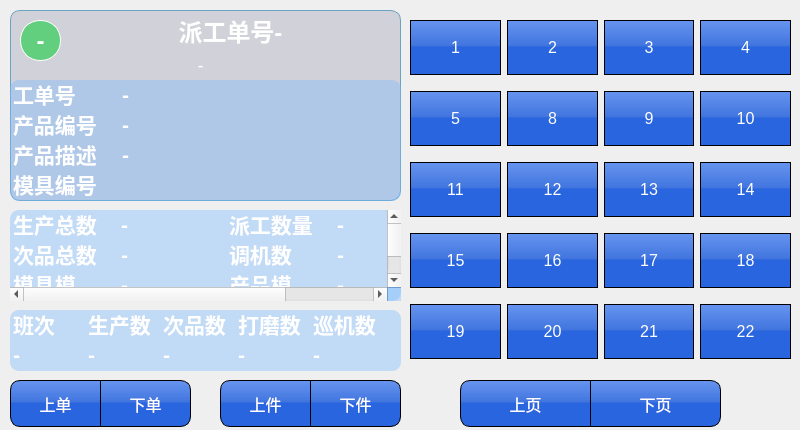
<?xml version="1.0" encoding="UTF-8"?>
<ui version="4.0">
 <class>MainProductOrderPage</class>
 <widget class="QWidget" name="MainProductOrderPage">
  <property name="geometry">
   <rect>
    <x>0</x>
    <y>0</y>
    <width>800</width>
    <height>430</height>
   </rect>
  </property>
  <property name="font">
   <font>
    <pointsize>12</pointsize>
   </font>
  </property>
  <property name="windowTitle">
   <string>Form</string>
  </property>
  <property name="styleSheet">
   <string notr="true">#MainProductOrderPage{	
	border-image: url(&quot;:rc/res/main_bk.png&quot;) 50 00 0 0 repeat;
}

QPushButton {
	border: 1px solid  rgb(0, 0, 0);
	background-color: qlineargradient(spread:pad, x1:1, y1:1, x2:1, y2:0, stop:0.505682 rgba(35, 97, 222, 247), stop:0.539773 rgba(61, 114, 223, 247), stop:1 rgba(93, 142, 239, 238));
	color: rgb(255, 255, 255);
	font: 16px;
}

QTableWidget {
border-radius: 0px;	
background-color: rgba(123, 187, 255, 100);
color: rgb(255, 255, 255);
font: bold 16pt ;
border-radius: 9px;
}
#labelOrderType {border: 1px solid  rgb(255, 255, 255);
border-radius: 20px;
color: rgb(255, 255, 255);
background-color: rgba(68, 206, 101, 200);
}
#labelOrderNo{
	color: rgb(255, 255, 255); font: bold 24px;
}
#labelOrderTitle{ color: rgb(255, 255, 255);font: 18px; }
QGroupBox
{
background-color: rgba(85, 85, 127, 50);
border-radius: 10px;
border: 1px solid rgb(106, 163, 193);
}</string>
  </property>
  <widget class="QWidget" name="widgetFun" native="true">
   <property name="geometry">
    <rect>
     <x>410</x>
     <y>0</y>
     <width>391</width>
     <height>371</height>
    </rect>
   </property>
   <property name="font">
    <font>
     <pointsize>12</pointsize>
    </font>
   </property>
   <property name="styleSheet">
    <string notr="true"/>
   </property>
   <widget class="QWidget" name="gridLayoutWidget">
    <property name="geometry">
     <rect>
      <x>0</x>
      <y>10</y>
      <width>381</width>
      <height>361</height>
     </rect>
    </property>
    <layout class="QGridLayout" name="gridLayout">
     <item row="2" column="6">
      <widget class="QPushButton" name="pushButton_13">
       <property name="minimumSize">
        <size>
         <width>55</width>
         <height>55</height>
        </size>
       </property>
       <property name="maximumSize">
        <size>
         <width>100</width>
         <height>16777215</height>
        </size>
       </property>
       <property name="font">
        <font>
         <pointsize>-1</pointsize>
         <weight>50</weight>
         <italic>false</italic>
         <bold>false</bold>
        </font>
       </property>
       <property name="focusPolicy">
        <enum>Qt::NoFocus</enum>
       </property>
       <property name="text">
        <string>13</string>
       </property>
       <property name="checkable">
        <bool>false</bool>
       </property>
      </widget>
     </item>
     <item row="4" column="7">
      <widget class="QPushButton" name="pushButton_22">
       <property name="minimumSize">
        <size>
         <width>55</width>
         <height>55</height>
        </size>
       </property>
       <property name="maximumSize">
        <size>
         <width>100</width>
         <height>16777215</height>
        </size>
       </property>
       <property name="font">
        <font>
         <pointsize>-1</pointsize>
         <weight>50</weight>
         <italic>false</italic>
         <bold>false</bold>
        </font>
       </property>
       <property name="focusPolicy">
        <enum>Qt::NoFocus</enum>
       </property>
       <property name="text">
        <string>22</string>
       </property>
       <property name="checkable">
        <bool>false</bool>
       </property>
       <property name="checked">
        <bool>false</bool>
       </property>
      </widget>
     </item>
     <item row="3" column="6">
      <widget class="QPushButton" name="pushButton_17">
       <property name="minimumSize">
        <size>
         <width>55</width>
         <height>55</height>
        </size>
       </property>
       <property name="maximumSize">
        <size>
         <width>100</width>
         <height>16777215</height>
        </size>
       </property>
       <property name="font">
        <font>
         <pointsize>-1</pointsize>
         <weight>50</weight>
         <italic>false</italic>
         <bold>false</bold>
        </font>
       </property>
       <property name="focusPolicy">
        <enum>Qt::NoFocus</enum>
       </property>
       <property name="text">
        <string>17</string>
       </property>
       <property name="checkable">
        <bool>false</bool>
       </property>
      </widget>
     </item>
     <item row="0" column="6">
      <widget class="QPushButton" name="pushButton_3">
       <property name="minimumSize">
        <size>
         <width>0</width>
         <height>55</height>
        </size>
       </property>
       <property name="font">
        <font>
         <pointsize>-1</pointsize>
         <weight>50</weight>
         <italic>false</italic>
         <bold>false</bold>
        </font>
       </property>
       <property name="focusPolicy">
        <enum>Qt::NoFocus</enum>
       </property>
       <property name="text">
        <string>3</string>
       </property>
       <property name="checkable">
        <bool>false</bool>
       </property>
      </widget>
     </item>
     <item row="4" column="5">
      <widget class="QPushButton" name="pushButton_20">
       <property name="minimumSize">
        <size>
         <width>55</width>
         <height>55</height>
        </size>
       </property>
       <property name="maximumSize">
        <size>
         <width>100</width>
         <height>16777215</height>
        </size>
       </property>
       <property name="font">
        <font>
         <pointsize>-1</pointsize>
         <weight>50</weight>
         <italic>false</italic>
         <bold>false</bold>
        </font>
       </property>
       <property name="focusPolicy">
        <enum>Qt::NoFocus</enum>
       </property>
       <property name="text">
        <string>20</string>
       </property>
       <property name="checkable">
        <bool>false</bool>
       </property>
      </widget>
     </item>
     <item row="4" column="6">
      <widget class="QPushButton" name="pushButton_21">
       <property name="minimumSize">
        <size>
         <width>55</width>
         <height>55</height>
        </size>
       </property>
       <property name="maximumSize">
        <size>
         <width>100</width>
         <height>16777215</height>
        </size>
       </property>
       <property name="font">
        <font>
         <pointsize>-1</pointsize>
         <weight>50</weight>
         <italic>false</italic>
         <bold>false</bold>
        </font>
       </property>
       <property name="focusPolicy">
        <enum>Qt::NoFocus</enum>
       </property>
       <property name="styleSheet">
        <string notr="true"/>
       </property>
       <property name="text">
        <string>21</string>
       </property>
       <property name="checkable">
        <bool>false</bool>
       </property>
      </widget>
     </item>
     <item row="1" column="6">
      <widget class="QPushButton" name="pushButton_9">
       <property name="minimumSize">
        <size>
         <width>55</width>
         <height>55</height>
        </size>
       </property>
       <property name="maximumSize">
        <size>
         <width>100</width>
         <height>16777215</height>
        </size>
       </property>
       <property name="font">
        <font>
         <pointsize>-1</pointsize>
         <weight>50</weight>
         <italic>false</italic>
         <bold>false</bold>
        </font>
       </property>
       <property name="focusPolicy">
        <enum>Qt::NoFocus</enum>
       </property>
       <property name="text">
        <string>9</string>
       </property>
       <property name="checkable">
        <bool>false</bool>
       </property>
      </widget>
     </item>
     <item row="3" column="5">
      <widget class="QPushButton" name="pushButton_16">
       <property name="minimumSize">
        <size>
         <width>55</width>
         <height>55</height>
        </size>
       </property>
       <property name="maximumSize">
        <size>
         <width>100</width>
         <height>16777215</height>
        </size>
       </property>
       <property name="font">
        <font>
         <pointsize>-1</pointsize>
         <weight>50</weight>
         <italic>false</italic>
         <bold>false</bold>
        </font>
       </property>
       <property name="focusPolicy">
        <enum>Qt::NoFocus</enum>
       </property>
       <property name="text">
        <string>16</string>
       </property>
       <property name="checkable">
        <bool>false</bool>
       </property>
       <property name="checked">
        <bool>false</bool>
       </property>
      </widget>
     </item>
     <item row="0" column="7">
      <widget class="QPushButton" name="pushButton_4">
       <property name="minimumSize">
        <size>
         <width>0</width>
         <height>55</height>
        </size>
       </property>
       <property name="font">
        <font>
         <pointsize>-1</pointsize>
         <weight>50</weight>
         <italic>false</italic>
         <bold>false</bold>
        </font>
       </property>
       <property name="focusPolicy">
        <enum>Qt::NoFocus</enum>
       </property>
       <property name="text">
        <string>4</string>
       </property>
       <property name="checkable">
        <bool>false</bool>
       </property>
      </widget>
     </item>
     <item row="1" column="4">
      <widget class="QPushButton" name="pushButton_5">
       <property name="minimumSize">
        <size>
         <width>55</width>
         <height>55</height>
        </size>
       </property>
       <property name="maximumSize">
        <size>
         <width>100</width>
         <height>16777215</height>
        </size>
       </property>
       <property name="font">
        <font>
         <pointsize>-1</pointsize>
         <weight>50</weight>
         <italic>false</italic>
         <bold>false</bold>
        </font>
       </property>
       <property name="focusPolicy">
        <enum>Qt::NoFocus</enum>
       </property>
       <property name="text">
        <string>5</string>
       </property>
       <property name="checkable">
        <bool>false</bool>
       </property>
      </widget>
     </item>
     <item row="1" column="7">
      <widget class="QPushButton" name="pushButton_10">
       <property name="minimumSize">
        <size>
         <width>55</width>
         <height>55</height>
        </size>
       </property>
       <property name="maximumSize">
        <size>
         <width>100</width>
         <height>16777215</height>
        </size>
       </property>
       <property name="font">
        <font>
         <pointsize>-1</pointsize>
         <weight>50</weight>
         <italic>false</italic>
         <bold>false</bold>
        </font>
       </property>
       <property name="focusPolicy">
        <enum>Qt::NoFocus</enum>
       </property>
       <property name="text">
        <string>10</string>
       </property>
       <property name="checkable">
        <bool>false</bool>
       </property>
      </widget>
     </item>
     <item row="3" column="4">
      <widget class="QPushButton" name="pushButton_15">
       <property name="minimumSize">
        <size>
         <width>55</width>
         <height>55</height>
        </size>
       </property>
       <property name="maximumSize">
        <size>
         <width>100</width>
         <height>16777215</height>
        </size>
       </property>
       <property name="font">
        <font>
         <pointsize>-1</pointsize>
         <weight>50</weight>
         <italic>false</italic>
         <bold>false</bold>
        </font>
       </property>
       <property name="focusPolicy">
        <enum>Qt::NoFocus</enum>
       </property>
       <property name="styleSheet">
        <string notr="true"/>
       </property>
       <property name="text">
        <string>15</string>
       </property>
       <property name="checkable">
        <bool>false</bool>
       </property>
      </widget>
     </item>
     <item row="0" column="4">
      <widget class="QPushButton" name="pushButton_1">
       <property name="minimumSize">
        <size>
         <width>0</width>
         <height>55</height>
        </size>
       </property>
       <property name="font">
        <font>
         <pointsize>-1</pointsize>
         <weight>50</weight>
         <italic>false</italic>
         <bold>false</bold>
        </font>
       </property>
       <property name="focusPolicy">
        <enum>Qt::NoFocus</enum>
       </property>
       <property name="styleSheet">
        <string notr="true"/>
       </property>
       <property name="text">
        <string>1</string>
       </property>
       <property name="checkable">
        <bool>false</bool>
       </property>
       <property name="checked">
        <bool>false</bool>
       </property>
       <property name="default">
        <bool>false</bool>
       </property>
      </widget>
     </item>
     <item row="2" column="4">
      <widget class="QPushButton" name="pushButton_11">
       <property name="minimumSize">
        <size>
         <width>55</width>
         <height>55</height>
        </size>
       </property>
       <property name="maximumSize">
        <size>
         <width>100</width>
         <height>16777215</height>
        </size>
       </property>
       <property name="font">
        <font>
         <pointsize>-1</pointsize>
         <weight>50</weight>
         <italic>false</italic>
         <bold>false</bold>
        </font>
       </property>
       <property name="focusPolicy">
        <enum>Qt::NoFocus</enum>
       </property>
       <property name="text">
        <string>11</string>
       </property>
      </widget>
     </item>
     <item row="4" column="4">
      <widget class="QPushButton" name="pushButton_19">
       <property name="minimumSize">
        <size>
         <width>55</width>
         <height>55</height>
        </size>
       </property>
       <property name="maximumSize">
        <size>
         <width>100</width>
         <height>16777215</height>
        </size>
       </property>
       <property name="font">
        <font>
         <pointsize>-1</pointsize>
         <weight>50</weight>
         <italic>false</italic>
         <bold>false</bold>
        </font>
       </property>
       <property name="focusPolicy">
        <enum>Qt::NoFocus</enum>
       </property>
       <property name="text">
        <string>19</string>
       </property>
       <property name="checkable">
        <bool>false</bool>
       </property>
      </widget>
     </item>
     <item row="2" column="5">
      <widget class="QPushButton" name="pushButton_12">
       <property name="minimumSize">
        <size>
         <width>55</width>
         <height>55</height>
        </size>
       </property>
       <property name="maximumSize">
        <size>
         <width>100</width>
         <height>16777215</height>
        </size>
       </property>
       <property name="font">
        <font>
         <pointsize>-1</pointsize>
         <weight>50</weight>
         <italic>false</italic>
         <bold>false</bold>
        </font>
       </property>
       <property name="focusPolicy">
        <enum>Qt::NoFocus</enum>
       </property>
       <property name="text">
        <string>12</string>
       </property>
       <property name="checkable">
        <bool>false</bool>
       </property>
      </widget>
     </item>
     <item row="0" column="5">
      <widget class="QPushButton" name="pushButton_2">
       <property name="minimumSize">
        <size>
         <width>0</width>
         <height>55</height>
        </size>
       </property>
       <property name="font">
        <font>
         <pointsize>-1</pointsize>
         <weight>50</weight>
         <italic>false</italic>
         <bold>false</bold>
        </font>
       </property>
       <property name="focusPolicy">
        <enum>Qt::NoFocus</enum>
       </property>
       <property name="text">
        <string>2</string>
       </property>
       <property name="checkable">
        <bool>false</bool>
       </property>
      </widget>
     </item>
     <item row="2" column="7">
      <widget class="QPushButton" name="pushButton_14">
       <property name="minimumSize">
        <size>
         <width>55</width>
         <height>55</height>
        </size>
       </property>
       <property name="maximumSize">
        <size>
         <width>100</width>
         <height>16777215</height>
        </size>
       </property>
       <property name="font">
        <font>
         <pointsize>-1</pointsize>
         <weight>50</weight>
         <italic>false</italic>
         <bold>false</bold>
        </font>
       </property>
       <property name="focusPolicy">
        <enum>Qt::NoFocus</enum>
       </property>
       <property name="text">
        <string>14</string>
       </property>
       <property name="checkable">
        <bool>false</bool>
       </property>
      </widget>
     </item>
     <item row="3" column="7">
      <widget class="QPushButton" name="pushButton_18">
       <property name="minimumSize">
        <size>
         <width>55</width>
         <height>55</height>
        </size>
       </property>
       <property name="maximumSize">
        <size>
         <width>100</width>
         <height>16777215</height>
        </size>
       </property>
       <property name="font">
        <font>
         <pointsize>-1</pointsize>
         <weight>50</weight>
         <italic>false</italic>
         <bold>false</bold>
        </font>
       </property>
       <property name="focusPolicy">
        <enum>Qt::NoFocus</enum>
       </property>
       <property name="text">
        <string>18</string>
       </property>
       <property name="checkable">
        <bool>false</bool>
       </property>
      </widget>
     </item>
     <item row="1" column="5">
      <widget class="QPushButton" name="pushButton_8">
       <property name="minimumSize">
        <size>
         <width>55</width>
         <height>55</height>
        </size>
       </property>
       <property name="maximumSize">
        <size>
         <width>100</width>
         <height>16777215</height>
        </size>
       </property>
       <property name="font">
        <font>
         <pointsize>-1</pointsize>
         <weight>50</weight>
         <italic>false</italic>
         <bold>false</bold>
        </font>
       </property>
       <property name="focusPolicy">
        <enum>Qt::NoFocus</enum>
       </property>
       <property name="text">
        <string>8</string>
       </property>
       <property name="checkable">
        <bool>false</bool>
       </property>
      </widget>
     </item>
    </layout>
   </widget>
  </widget>
  <widget class="QTableWidget" name="tableWidgetClass">
   <property name="geometry">
    <rect>
     <x>10</x>
     <y>310</y>
     <width>391</width>
     <height>61</height>
    </rect>
   </property>
   <property name="focusPolicy">
    <enum>Qt::NoFocus</enum>
   </property>
   <property name="styleSheet">
    <string notr="true"/>
   </property>
   <property name="editTriggers">
    <set>QAbstractItemView::NoEditTriggers</set>
   </property>
   <property name="selectionMode">
    <enum>QAbstractItemView::NoSelection</enum>
   </property>
   <property name="gridStyle">
    <enum>Qt::NoPen</enum>
   </property>
   <attribute name="horizontalHeaderVisible">
    <bool>false</bool>
   </attribute>
   <attribute name="horizontalHeaderDefaultSectionSize">
    <number>75</number>
   </attribute>
   <attribute name="horizontalHeaderStretchLastSection">
    <bool>true</bool>
   </attribute>
   <attribute name="verticalHeaderVisible">
    <bool>false</bool>
   </attribute>
   <row>
    <property name="text">
     <string>生产数</string>
    </property>
   </row>
   <row>
    <property name="text">
     <string>次品数</string>
    </property>
   </row>
   <column>
    <property name="text">
     <string>新建列</string>
    </property>
    <property name="textAlignment">
     <set>AlignHCenter|AlignVCenter|AlignCenter</set>
    </property>
   </column>
   <column>
    <property name="text">
     <string>名称</string>
    </property>
   </column>
   <column>
    <property name="text">
     <string>新建列</string>
    </property>
   </column>
   <column>
    <property name="text">
     <string>新建列</string>
    </property>
   </column>
   <column>
    <property name="text">
     <string>新建列</string>
    </property>
   </column>
   <item row="0" column="0">
    <property name="text">
     <string>班次</string>
    </property>
   </item>
   <item row="0" column="1">
    <property name="text">
     <string>生产数</string>
    </property>
   </item>
   <item row="0" column="2">
    <property name="text">
     <string>次品数</string>
    </property>
   </item>
   <item row="0" column="3">
    <property name="text">
     <string>打磨数</string>
    </property>
   </item>
   <item row="0" column="4">
    <property name="text">
     <string>巡机数</string>
    </property>
   </item>
   <item row="1" column="0">
    <property name="text">
     <string>-</string>
    </property>
   </item>
   <item row="1" column="1">
    <property name="text">
     <string>-</string>
    </property>
   </item>
   <item row="1" column="2">
    <property name="text">
     <string>-</string>
    </property>
   </item>
   <item row="1" column="3">
    <property name="text">
     <string>-</string>
    </property>
   </item>
   <item row="1" column="4">
    <property name="text">
     <string>-</string>
    </property>
   </item>
  </widget>
  <widget class="QPushButton" name="btNextOrder">
   <property name="geometry">
    <rect>
     <x>100</x>
     <y>380</y>
     <width>91</width>
     <height>47</height>
    </rect>
   </property>
   <property name="font">
    <font>
     <pointsize>-1</pointsize>
     <weight>50</weight>
     <italic>false</italic>
     <bold>false</bold>
    </font>
   </property>
   <property name="focusPolicy">
    <enum>Qt::NoFocus</enum>
   </property>
   <property name="styleSheet">
    <string notr="true">border-top-right-radius:10px;
border-bottom-right-radius:10px;</string>
   </property>
   <property name="text">
    <string>下单</string>
   </property>
  </widget>
  <widget class="QPushButton" name="btNextItem">
   <property name="geometry">
    <rect>
     <x>310</x>
     <y>380</y>
     <width>91</width>
     <height>47</height>
    </rect>
   </property>
   <property name="font">
    <font>
     <pointsize>-1</pointsize>
     <weight>50</weight>
     <italic>false</italic>
     <bold>false</bold>
    </font>
   </property>
   <property name="focusPolicy">
    <enum>Qt::NoFocus</enum>
   </property>
   <property name="styleSheet">
    <string notr="true">border-top-right-radius:10px;
border-bottom-right-radius:10px;</string>
   </property>
   <property name="text">
    <string>下件</string>
   </property>
  </widget>
  <widget class="QTableWidget" name="tableWidgetOrderBoy">
   <property name="geometry">
    <rect>
     <x>10</x>
     <y>210</y>
     <width>391</width>
     <height>91</height>
    </rect>
   </property>
   <property name="focusPolicy">
    <enum>Qt::NoFocus</enum>
   </property>
   <property name="styleSheet">
    <string notr="true"/>
   </property>
   <property name="editTriggers">
    <set>QAbstractItemView::NoEditTriggers</set>
   </property>
   <property name="selectionMode">
    <enum>QAbstractItemView::NoSelection</enum>
   </property>
   <property name="gridStyle">
    <enum>Qt::NoPen</enum>
   </property>
   <attribute name="horizontalHeaderVisible">
    <bool>false</bool>
   </attribute>
   <attribute name="horizontalHeaderDefaultSectionSize">
    <number>108</number>
   </attribute>
   <attribute name="horizontalHeaderStretchLastSection">
    <bool>true</bool>
   </attribute>
   <attribute name="verticalHeaderVisible">
    <bool>false</bool>
   </attribute>
   <row>
    <property name="text">
     <string>次品数</string>
    </property>
   </row>
   <row>
    <property name="text">
     <string>新建行</string>
    </property>
   </row>
   <row>
    <property name="text">
     <string>新建行</string>
    </property>
   </row>
   <column>
    <property name="text">
     <string>新建列</string>
    </property>
    <property name="textAlignment">
     <set>AlignHCenter|AlignVCenter|AlignCenter</set>
    </property>
   </column>
   <column>
    <property name="text">
     <string>名称</string>
    </property>
   </column>
   <column>
    <property name="text">
     <string>新建列</string>
    </property>
   </column>
   <column>
    <property name="text">
     <string>新建列</string>
    </property>
   </column>
   <item row="0" column="0">
    <property name="text">
     <string>生产总数</string>
    </property>
   </item>
   <item row="0" column="1">
    <property name="text">
     <string>-</string>
    </property>
   </item>
   <item row="0" column="2">
    <property name="text">
     <string>派工数量</string>
    </property>
   </item>
   <item row="0" column="3">
    <property name="text">
     <string>-</string>
    </property>
   </item>
   <item row="1" column="0">
    <property name="text">
     <string>次品总数</string>
    </property>
   </item>
   <item row="1" column="1">
    <property name="text">
     <string>-</string>
    </property>
   </item>
   <item row="1" column="2">
    <property name="text">
     <string>调机数</string>
    </property>
   </item>
   <item row="1" column="3">
    <property name="text">
     <string>-</string>
    </property>
   </item>
   <item row="2" column="0">
    <property name="text">
     <string>模具模穴数</string>
    </property>
   </item>
   <item row="2" column="1">
    <property name="text">
     <string>-</string>
    </property>
   </item>
   <item row="2" column="2">
    <property name="text">
     <string>产品模穴数</string>
    </property>
   </item>
   <item row="2" column="3">
    <property name="text">
     <string>-</string>
    </property>
   </item>
  </widget>
  <widget class="QPushButton" name="btUpOrder">
   <property name="geometry">
    <rect>
     <x>10</x>
     <y>380</y>
     <width>91</width>
     <height>47</height>
    </rect>
   </property>
   <property name="font">
    <font>
     <pointsize>-1</pointsize>
     <weight>50</weight>
     <italic>false</italic>
     <bold>false</bold>
    </font>
   </property>
   <property name="focusPolicy">
    <enum>Qt::NoFocus</enum>
   </property>
   <property name="styleSheet">
    <string notr="true">border-top-left-radius:10px;
border-bottom-left-radius:10px;</string>
   </property>
   <property name="text">
    <string>上单</string>
   </property>
  </widget>
  <widget class="QPushButton" name="btUpItem">
   <property name="geometry">
    <rect>
     <x>220</x>
     <y>380</y>
     <width>91</width>
     <height>47</height>
    </rect>
   </property>
   <property name="font">
    <font>
     <pointsize>-1</pointsize>
     <weight>50</weight>
     <italic>false</italic>
     <bold>false</bold>
    </font>
   </property>
   <property name="focusPolicy">
    <enum>Qt::NoFocus</enum>
   </property>
   <property name="styleSheet">
    <string notr="true">border-top-left-radius:10px;
border-bottom-left-radius:10px;</string>
   </property>
   <property name="text">
    <string>上件</string>
   </property>
  </widget>
  <widget class="QGroupBox" name="groupBox">
   <property name="geometry">
    <rect>
     <x>10</x>
     <y>10</y>
     <width>391</width>
     <height>191</height>
    </rect>
   </property>
   <property name="title">
    <string/>
   </property>
   <widget class="QLabel" name="labelOrderType">
    <property name="geometry">
     <rect>
      <x>10</x>
      <y>10</y>
      <width>41</width>
      <height>41</height>
     </rect>
    </property>
    <property name="font">
     <font>
      <pointsize>18</pointsize>
      <weight>75</weight>
      <bold>true</bold>
     </font>
    </property>
    <property name="styleSheet">
     <string notr="true"/>
    </property>
    <property name="text">
     <string>-</string>
    </property>
    <property name="alignment">
     <set>Qt::AlignCenter</set>
    </property>
   </widget>
   <widget class="QLabel" name="labelOrderNo">
    <property name="geometry">
     <rect>
      <x>60</x>
      <y>0</y>
      <width>321</width>
      <height>41</height>
     </rect>
    </property>
    <property name="font">
     <font>
      <pointsize>-1</pointsize>
      <weight>75</weight>
      <italic>false</italic>
      <bold>true</bold>
     </font>
    </property>
    <property name="text">
     <string>派工单号-</string>
    </property>
    <property name="alignment">
     <set>Qt::AlignCenter</set>
    </property>
   </widget>
   <widget class="QLabel" name="labelOrderTitle">
    <property name="geometry">
     <rect>
      <x>0</x>
      <y>40</y>
      <width>381</width>
      <height>31</height>
     </rect>
    </property>
    <property name="styleSheet">
     <string notr="true"/>
    </property>
    <property name="text">
     <string>-</string>
    </property>
    <property name="alignment">
     <set>Qt::AlignCenter</set>
    </property>
   </widget>
   <widget class="QTableWidget" name="tableWidgetOrder">
    <property name="geometry">
     <rect>
      <x>0</x>
      <y>70</y>
      <width>391</width>
      <height>121</height>
     </rect>
    </property>
    <property name="focusPolicy">
     <enum>Qt::NoFocus</enum>
    </property>
    <property name="styleSheet">
     <string notr="true"/>
    </property>
    <property name="editTriggers">
     <set>QAbstractItemView::NoEditTriggers</set>
    </property>
    <property name="tabKeyNavigation">
     <bool>true</bool>
    </property>
    <property name="selectionMode">
     <enum>QAbstractItemView::NoSelection</enum>
    </property>
    <property name="gridStyle">
     <enum>Qt::NoPen</enum>
    </property>
    <attribute name="horizontalHeaderVisible">
     <bool>false</bool>
    </attribute>
    <attribute name="horizontalHeaderDefaultSectionSize">
     <number>109</number>
    </attribute>
    <attribute name="horizontalHeaderStretchLastSection">
     <bool>true</bool>
    </attribute>
    <attribute name="verticalHeaderVisible">
     <bool>false</bool>
    </attribute>
    <row>
     <property name="text">
      <string>次品数</string>
     </property>
    </row>
    <row>
     <property name="text">
      <string>新建行</string>
     </property>
    </row>
    <row>
     <property name="text">
      <string>新建行</string>
     </property>
    </row>
    <row>
     <property name="text">
      <string>新建行</string>
     </property>
    </row>
    <column>
     <property name="text">
      <string>新建列</string>
     </property>
     <property name="textAlignment">
      <set>AlignHCenter|AlignVCenter|AlignCenter</set>
     </property>
    </column>
    <column>
     <property name="text">
      <string>名称</string>
     </property>
    </column>
    <item row="0" column="0">
     <property name="text">
      <string>工单号</string>
     </property>
    </item>
    <item row="0" column="1">
     <property name="text">
      <string>-</string>
     </property>
    </item>
    <item row="1" column="0">
     <property name="text">
      <string>产品编号</string>
     </property>
    </item>
    <item row="1" column="1">
     <property name="text">
      <string>-</string>
     </property>
    </item>
    <item row="2" column="0">
     <property name="text">
      <string>产品描述</string>
     </property>
    </item>
    <item row="2" column="1">
     <property name="text">
      <string>-</string>
     </property>
    </item>
    <item row="3" column="0">
     <property name="text">
      <string>模具编号</string>
     </property>
    </item>
   </widget>
  </widget>
  <widget class="QPushButton" name="btNextPage">
   <property name="geometry">
    <rect>
     <x>590</x>
     <y>380</y>
     <width>131</width>
     <height>47</height>
    </rect>
   </property>
   <property name="minimumSize">
    <size>
     <width>0</width>
     <height>47</height>
    </size>
   </property>
   <property name="font">
    <font>
     <pointsize>-1</pointsize>
     <weight>50</weight>
     <italic>false</italic>
     <bold>false</bold>
    </font>
   </property>
   <property name="focusPolicy">
    <enum>Qt::NoFocus</enum>
   </property>
   <property name="styleSheet">
    <string notr="true">border-top-right-radius:10px;
border-bottom-right-radius:10px;</string>
   </property>
   <property name="text">
    <string>下页</string>
   </property>
  </widget>
  <widget class="QPushButton" name="btUpPage">
   <property name="geometry">
    <rect>
     <x>460</x>
     <y>380</y>
     <width>131</width>
     <height>47</height>
    </rect>
   </property>
   <property name="minimumSize">
    <size>
     <width>0</width>
     <height>47</height>
    </size>
   </property>
   <property name="font">
    <font>
     <pointsize>-1</pointsize>
     <weight>50</weight>
     <italic>false</italic>
     <bold>false</bold>
    </font>
   </property>
   <property name="focusPolicy">
    <enum>Qt::NoFocus</enum>
   </property>
   <property name="styleSheet">
    <string notr="true">border-top-left-radius:10px;
border-bottom-left-radius:10px;
</string>
   </property>
   <property name="text">
    <string>上页</string>
   </property>
  </widget>
 </widget>
 <resources/>
 <connections/>
</ui>
